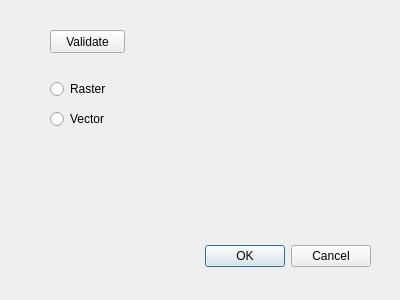
<?xml version="1.0" encoding="UTF-8"?>
<ui version="4.0">
 <class>kvalidatorDialogBase</class>
 <widget class="QDialog" name="kvalidatorDialogBase">
  <property name="geometry">
   <rect>
    <x>0</x>
    <y>0</y>
    <width>400</width>
    <height>300</height>
   </rect>
  </property>
  <property name="windowTitle">
   <string>kvalidator</string>
  </property>
  <widget class="QDialogButtonBox" name="button_box">
   <property name="geometry">
    <rect>
     <x>30</x>
     <y>240</y>
     <width>341</width>
     <height>32</height>
    </rect>
   </property>
   <property name="orientation">
    <enum>Qt::Horizontal</enum>
   </property>
   <property name="standardButtons">
    <set>QDialogButtonBox::Cancel|QDialogButtonBox::Ok</set>
   </property>
  </widget>
  <widget class="QPushButton" name="pushButton">
   <property name="geometry">
    <rect>
     <x>50</x>
     <y>30</y>
     <width>75</width>
     <height>23</height>
    </rect>
   </property>
   <property name="text">
    <string>Validate</string>
   </property>
  </widget>
  <widget class="QRadioButton" name="radioButton">
   <property name="geometry">
    <rect>
     <x>50</x>
     <y>80</y>
     <width>77</width>
     <height>18</height>
    </rect>
   </property>
   <property name="text">
    <string>Raster</string>
   </property>
  </widget>
  <widget class="QRadioButton" name="radioButton_2">
   <property name="geometry">
    <rect>
     <x>50</x>
     <y>110</y>
     <width>77</width>
     <height>18</height>
    </rect>
   </property>
   <property name="text">
    <string>Vector</string>
   </property>
  </widget>
 </widget>
 <resources/>
 <connections>
  <connection>
   <sender>button_box</sender>
   <signal>accepted()</signal>
   <receiver>kvalidatorDialogBase</receiver>
   <slot>accept()</slot>
   <hints>
    <hint type="sourcelabel">
     <x>20</x>
     <y>20</y>
    </hint>
    <hint type="destinationlabel">
     <x>20</x>
     <y>20</y>
    </hint>
   </hints>
  </connection>
  <connection>
   <sender>button_box</sender>
   <signal>rejected()</signal>
   <receiver>kvalidatorDialogBase</receiver>
   <slot>reject()</slot>
   <hints>
    <hint type="sourcelabel">
     <x>20</x>
     <y>20</y>
    </hint>
    <hint type="destinationlabel">
     <x>20</x>
     <y>20</y>
    </hint>
   </hints>
  </connection>
 </connections>
</ui>
